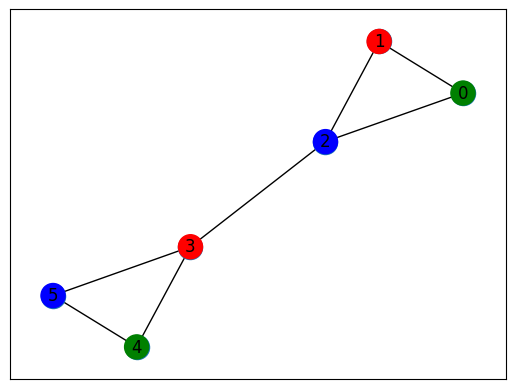

Here is the Python script that generated this plot:
import networkx as nx
import dwave_networkx as dnx
from dwave.system import LeapHybridBQMSampler
import matplotlib.pyplot as plt

edges = [
    (0,1),
    (0,2),
    (1,2),
    (2,3),
    (3,4),
    (3,5),
    (4,5)
]

G = nx.Graph()
G.add_edges_from(edges)

sampler = LeapHybridBQMSampler()
colouring = dnx.vertex_color(G, ["r","g","b"], sampler)

pos = nx.spring_layout(G) # Force specific layout

plt.figure(0)
nx.draw_networkx(G, pos=pos)
colours = [colouring[i] for i in colouring]
nx.draw_networkx_nodes(G, pos=pos, node_color=colours)
plt.savefig("colouring", bbox_inches='tight')

print(colouring)